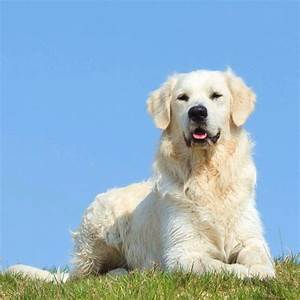
#> input picture raw-img/cane/OIP-2DXm3H_0HI0v_ZhQ_aeIJAHaHb.jpeg, 300 x 300 px; its folder holds only this picture in this run
$ python -i preprocessing.py   (imports and definitions only)   (older library calls are emulated)
#> lines starting #> are read from the running program, lines starting #| are printed output that depends on the picture
#> further down, picture is the input picture: shape (300, 300, 3); mean B, G, R 200, 177.7, 146.2
import os
import cv2
import numpy as np
from glob import glob
from skimage.feature import local_binary_pattern

# [11 lines left out: function import_images, not called in this run]

def preprocess_image(img : np.ndarray) -> np.ndarray:
    # Gray scale:
    img = cv2.cvtColor(img, cv2.COLOR_BGR2GRAY)
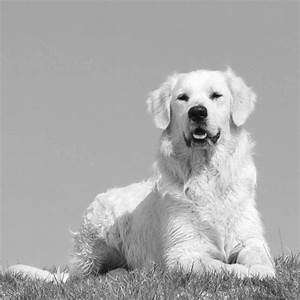
#> img: shape (300, 300); min 2, max 254, mean 170.8
    # Resize:
    img = cv2.resize(img, (256, 256))
#> img: shape (256, 256)
    # Gaussian blur:
    img = cv2.GaussianBlur(img, (5, 5), 0)
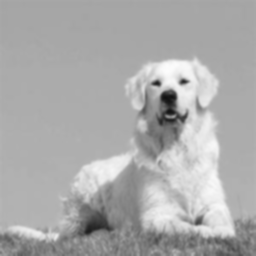
#> img: shape (256, 256); min 17, max 252, mean 170.7
    return img

# [37 lines left out: functions compute_hog, compute_lbp, compute_sift, feature_extraction, not called in this run]

>>> import cv2
>>> picture = cv2.imread('raw-img/cane/OIP-2DXm3H_0HI0v_ZhQ_aeIJAHaHb.jpeg')
>>> result = preprocess_image(picture)

$ run again, on raw-img/cane/OIP-2T1ZpLv6pgpOWmQTSuiX8gHaJ3.jpeg
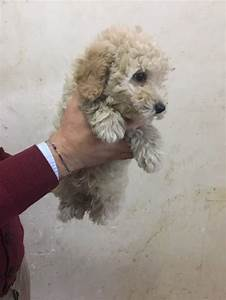
#> input picture raw-img/cane/OIP-2T1ZpLv6pgpOWmQTSuiX8gHaJ3.jpeg, 226 x 300 px
#> picture is the input picture: shape (300, 226, 3); mean B, G, R 145.6, 152.4, 161.9
#> in preprocess_image, `img = cv2.cvtColor(img, cv2.COLOR_BGR2GRAY)`:
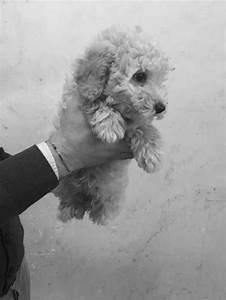
#> img: shape (300, 226); min 6, max 249, mean 154.5
#> in preprocess_image, `img = cv2.resize(img, (256, 256))`:
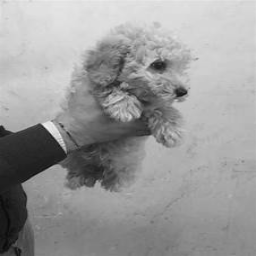
#> img: shape (256, 256); min 8, max 241, mean 154.3

$ run again, on raw-img/cane/OIP-5FW_KoNHbhU058fGKJYP6gHaFj.jpeg
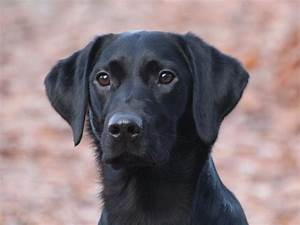
#> input picture raw-img/cane/OIP-5FW_KoNHbhU058fGKJYP6gHaFj.jpeg, 300 x 225 px
#> picture is the input picture: shape (225, 300, 3); mean B, G, R 125.4, 121.9, 136.4
#> in preprocess_image, `img = cv2.cvtColor(img, cv2.COLOR_BGR2GRAY)`:
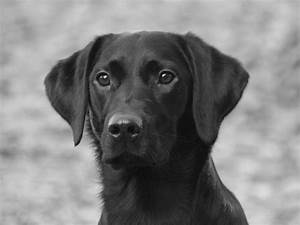
#> img: shape (225, 300); min 0, max 254, mean 126.6
#> in preprocess_image, `img = cv2.resize(img, (256, 256))`:
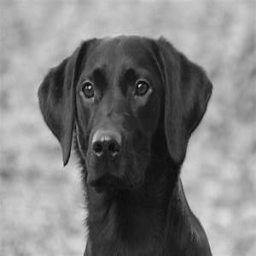
#> img: shape (256, 256); min 5, max 225, mean 126.5
